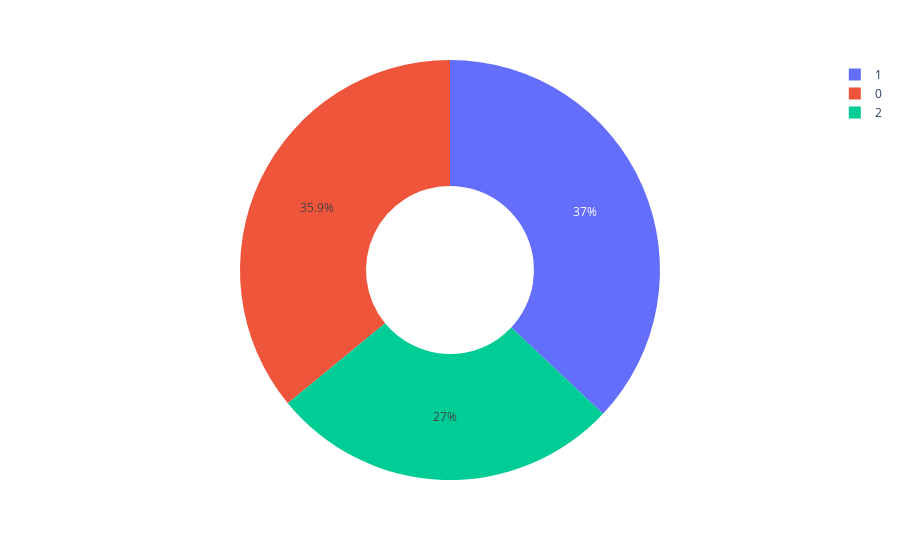

The cell this chart's notebook holds for it:
### Code cell
fig=px.pie(df_con, values='drvr_fatl_col_bmiles',
           names='cluster',hole=.4)
fig.show()

### Figure 1 — Plotly figure (JSON) as saved in the notebook; plotly's stock layout.template omitted (floating-point values rounded to 4 significant figures)
{"data": [{"domain": {"x": [0, 1], "y": [0, 1]}, "hole": 0.4, "hovertemplate": "cluster=%{label}<br>drvr_fatl_col_bmiles=%{value}<extra></extra>", "labels": [1, 2, 2, 0, 2, 2, 1, 2, 2, 0, 0, 1, 2, 2, 0, 0, 0, 0, 2, 1, 2, 0, 0, 0, 0, 1, 1, 0, 2, 1, 0, 0, 1, 1, 0, 0, 2, 2, 1, 1, 1, 1, 0, 1, 2, 2, 0, 1, 1, 1, 1], "legendgroup": "", "name": "", "showlegend": true, "type": "pie", "values": [18.8, 18.1, 18.6, 22.4, 12, 13.6, 10.8, 16.2, 5.9, 17.9, 15.6, 17.5, 15.3, 12.8, 14.5, 15.7, 17.8, 21.4, 20.5, 15.1, 12.5, 8.2, 14.1, 9.6, 17.6, 16.1, 21.4, 14.9, 14.7, 11.6, 11.2, 18.4, 12.3, 16.8, 23.9, 14.1, 19.9, 12.8, 18.2, 11.1, 23.9, 19.4, 19.5, 19.4, 11.3, 13.6, 12.7, 10.6, 23.8, 13.8, 17.4]}], "layout": {"legend": {"tracegroupgap": 0}, "margin": {"t": 60}}}
